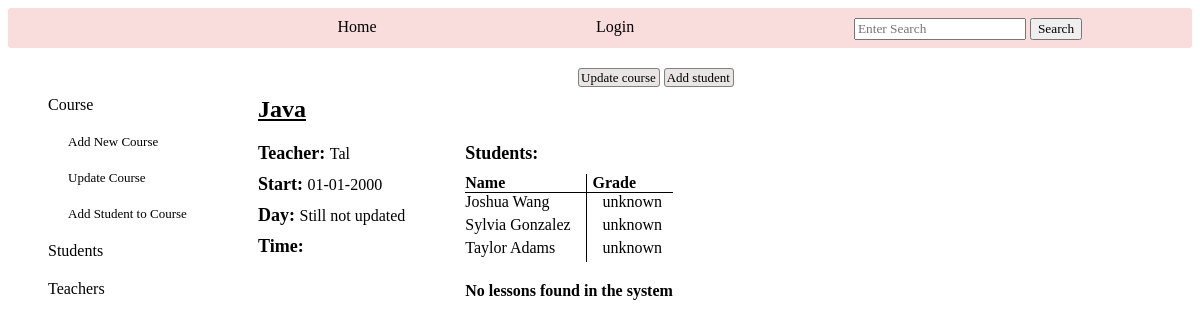
Page /course_info/2 on the earlier database version.
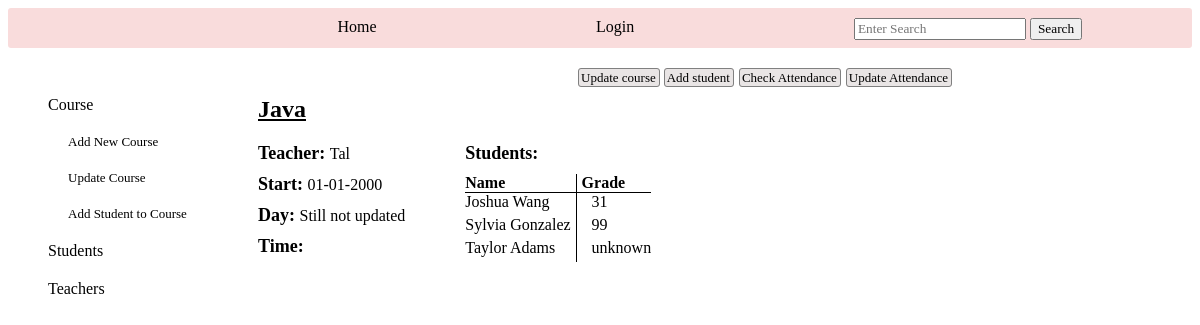
Same page on the later database version.
### tables this page shows
CREATE TABLE students_courses (
        id INTEGER PRIMARY KEY,
        student_id INTEGER,
        course_id INTEGER,
        grade INTEGER DEFAULT "unknown",
        UNIQUE (student_id, course_id),
        FOREIGN KEY (student_id) REFERENCES students (id),
        FOREIGN KEY (course_id) REFERENCES courses (id)
    );

CREATE TABLE courses (
        id INTEGER PRIMARY KEY,
        name TEXT NOT NULL,
        description TEXT DEFAULT "Still not updated",
        teacher_id TEXT NOT NULL DEFAULT "Still not updated",
        start TEXT DEFAULT "Still not updated",
        day TEXT DEFAULT "Still not updated",
        time TEXT DEFAULT "Still not updated", 
        FOREIGN KEY (teacher_id) REFERENCES teachers (id)
        );

CREATE TABLE teachers (
        id INTEGER PRIMARY KEY,
        name TEXT NOT NULL,
        email TEXT UNIQUE ,
        phone TEXT UNIQUE ,
        user_id INTEGER,
        FOREIGN KEY(user_id) REFERENCES new_users (id)
        );

### app.py (the view)
@app.route('/course_info/<course_id>')
def course_info(course_id): # specific course information
    log=check_log()
    info=info_user()
    course_dict={}
    course_dict['link1']=['create']
    course_dict['id']=course_id
    course=crud.read_if('*',"courses","id", course_id)
    course=create_courses_objects(course)
    for c in course:
        c.teacher_id=[c.teacher_id, crud.teacher_name(c.teacher_id)]
    course_dict['course']=course
    course_dict['students_title']='Students: '
    course_dict['student_name']='Name'
    course_dict['student_grade']='Grade'
    students=crud.read_if('student_id, grade','students_courses', 'course_id', course_id)
    if len(students)==0:
        course_dict['no_students']='There are no students enrolled to the course'
    else:
        students_names=[]
        for s in students:
            s_g=namedtuple('S_grade', ['id','name','grade'])
            s_g.id=s[0]
            s_g.name=crud.student_name(s[0])
            s_g.grade=s[1]
            students_names.append(s_g)
        course_dict['students']=students_names
        course_dict['no_students']=''
        course_dict['form']=['create']
        dates=crud.read_if('DISTINCT date', 'students_attendance', 'course_id', course_id)
        if len(dates)==0:
            course_dict['no_lesson']='No lessons found in the system'
        else:
            course_dict['link2']=['create']
            course_dict['link3']=['create']
    return render_template ('admin_courses.html', log=log, info=info, course_dict=course_dict, course_attend='', attend_update='', attend_date_update='')

### app.py (called while the page is built)
def check_log(): #check if user is loged in or not
    log_result={}
    if "name" in session:
        link='/logout'
        log='Logout'
        log_result['link']=link
        log_result['log']=log
        return log_result
    else:
        link='/login'
        log='Login'
        log_result['link']=link
        log_result['log']=log
        return log_result

### crud.py (called while the page is built)
def read_if(column, table, value, condition):
    return query(f"SELECT {column} FROM {table} WHERE {value}='{condition}'")

def student_name(student_id):
    name=read_if('name', 'students', 'id', student_id)
    name=name[0][0]
    return name

def teacher_name(teacher_id):
    name=read_if('name', 'teachers', 'id', teacher_id)
    name=name[0][0]
    return name

### functions.py (called while the page is built)
def create_courses_objects(courses: list):
    courses_objects=[classes.Course(course[0], course[1], course[2], course[3], course[4], course[5], course[6] ) for course in courses]
    for c in courses_objects:
        c.start=f'{c.start[8:]}-{c.start[5:7]}-{c.start[0:4]}'
    return courses_objects

### setup_db.py (called while the page is built)
def query(sql):
    with sqlite3.connect('students.db') as conn:
        cur=conn.cursor()
        cur.execute(sql)
        return cur.fetchall()

### templates/admin_courses.html (shortened to what this page needs)
{% include "admin_nav_courses.html" %}
    <div class="admin_courses_main">
        {% for c in course_dict.course %}
        <div class="main_course_info">
            <div class="info_course_name">{{c.name}}</div>
            <div class="main_course_detail">
                <div class="basic_course_info" >
                    <div class="info_course_teacher"><span class="title_course">Teacher: </span><a href="/teacher_info/{{c.teacher_id[0]}}">{{c.teacher_id[1]}}</a></div>
                    <div class="info_course_start"><span class="title_course">Start: </span>{{c.start}}</div>
                    <div class="info_course_day"><span class="title_course">Day: </span>{{c.day}}</div>
                    <div class="info_course_time"><span class="title_course">Time: </span>{{c.time}}</div>
                </div>
                <div class="info_course_students">
                    <div class="title_course" style="margin-bottom: 10px;">{{course_dict.students_title}}</div>
                    {% for f in  course_dict.form %}
                    <div class="title_student_name">{{course_dict.student_name}}</div>
                    <div class="title_course_grade">{{course_dict.student_grade}}</div>
                    {% endfor %}
                    <div class="course_student_name">
                        {% for student in course_dict.students %}
                        <div><a href="/student_info/{{student.id}}">{{student.name}}</a></div>
                        {% endfor %}
                    </div>
                    <div class="course_grade">
                        {% for student in course_dict.students %}
                        <div class="">{{student.grade}}</div>
                        {% endfor %}
                    </div>
                    <div class="no_lesson">{{course_dict.no_lesson}}</div>
                    <div class="no_course_students">{{course_dict.no_students}}</div>
                </div>
            </div>
        </div>
        {% endfor %}
    </div>
    <div class="info_more_links">
        {% for l in course_dict.link1 %}
        <div>
            <a href="/chosen_course/{{course_dict.id}}">Update course</a>
            <a href="/course_id_registration/{{course_dict.id}}">Add student</a>
        </div>
        {% endfor %}
        {% for l in course_dict.link2 %}
        <div>
            <a href="/attendance_course/{{course_dict.id}}">Check Attendance</a>
        </div>
        {% endfor %}
        {% for l in course_dict.link3 %}
        <div>
            <a href="/update_course_attendance/{{course_dict.id}}">Update Attendance</a>
        </div>
        {% endfor %}
    </div>
</div>

Differences in the rows shown:
no longer on this page (row edited): students_courses: grade "unknown"
no longer on this page (row edited): students_courses: grade "unknown"
shown differently, row unchanged: courses "Java": no_lesson "No lessons found in the system" → (not shown)
Other differences:
new list line: "31"
new list line: "99"
new list line: "Check Attendance"
new list line: "Update Attendance"
list line gone: "unknown"
